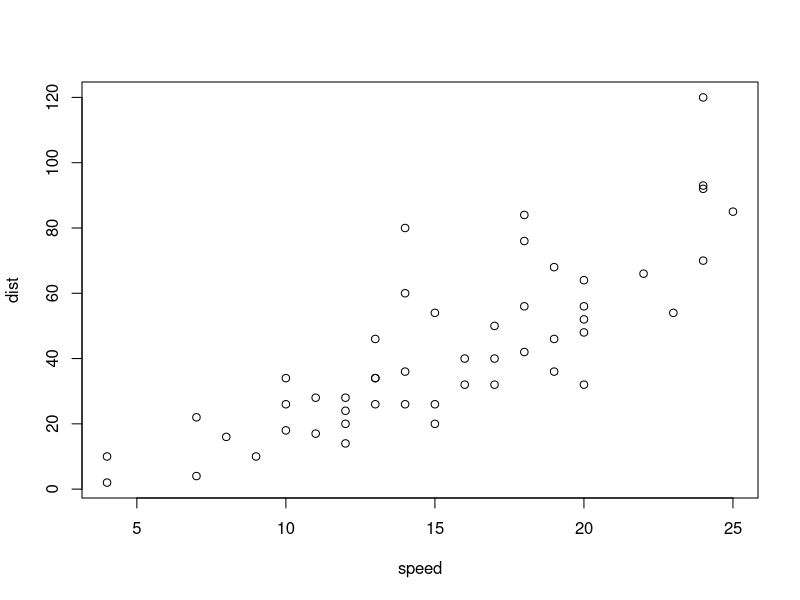
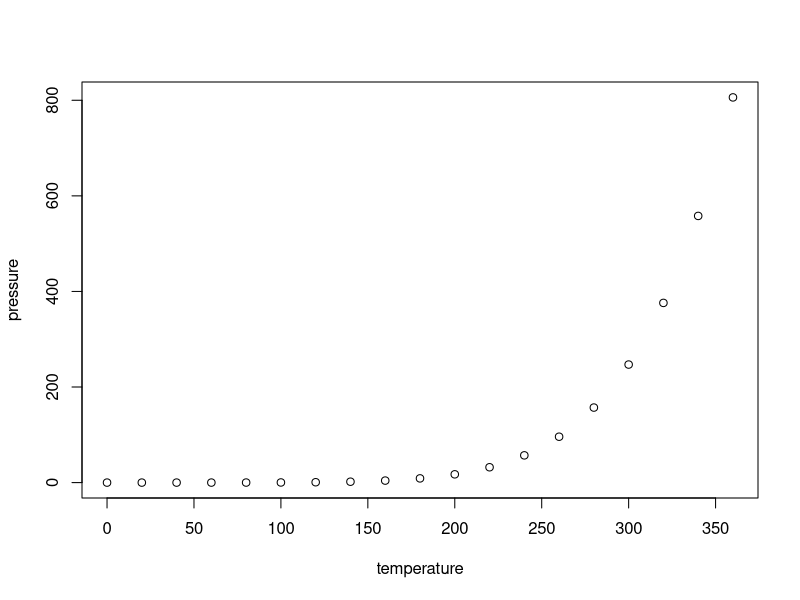

These charts were generated, in order, by the following R code:
## ---- chunk 1
knitr::opts_chunk$set(echo = TRUE)
## ---- chunk 2
plot(cars)
## ---- chunk 3
plot(pressure)
